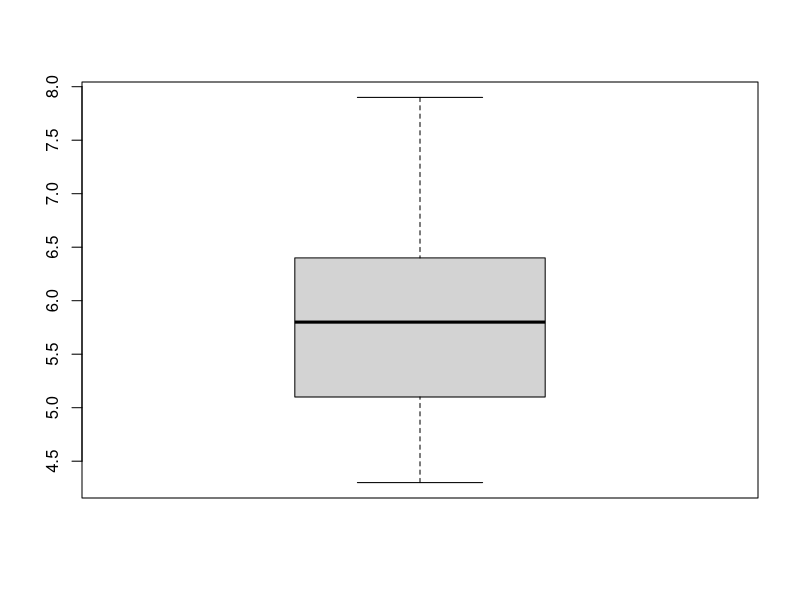
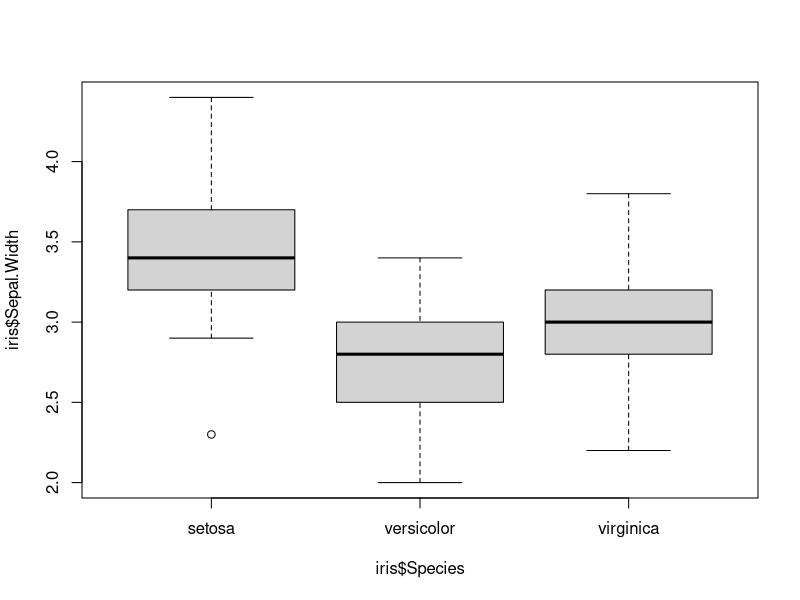
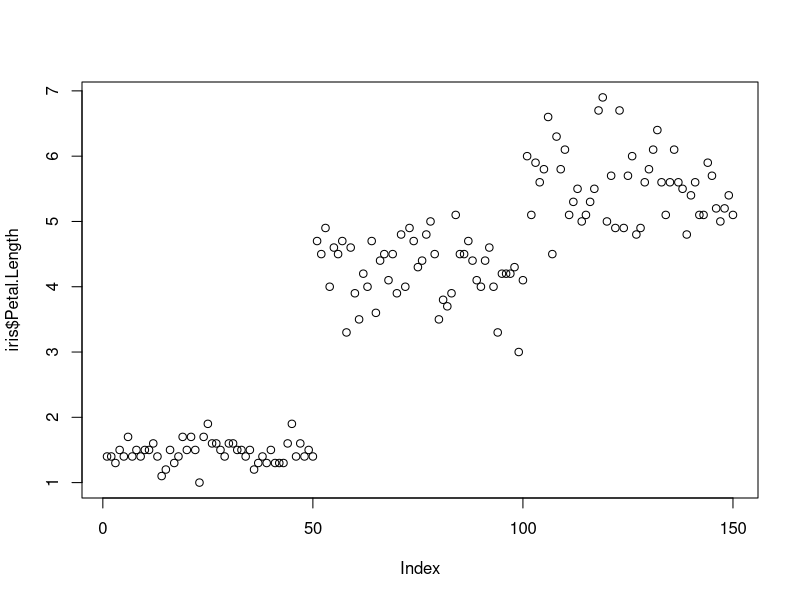
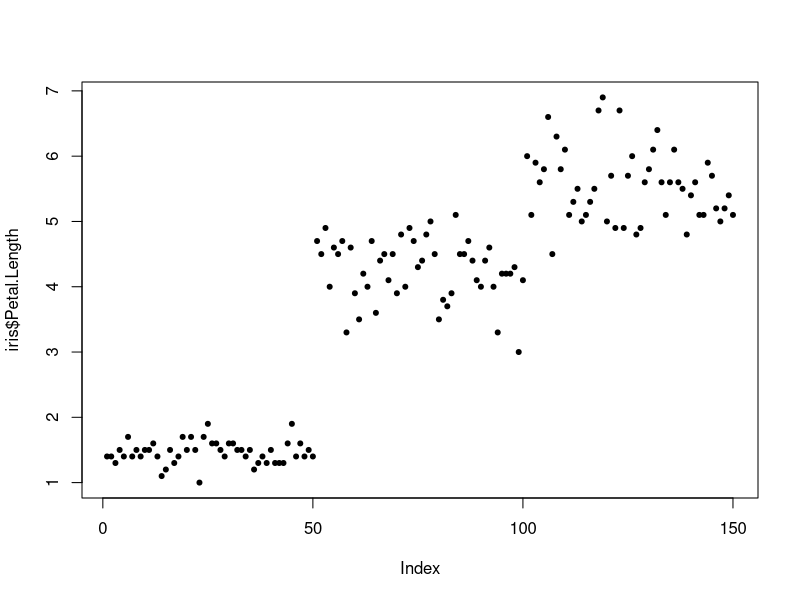
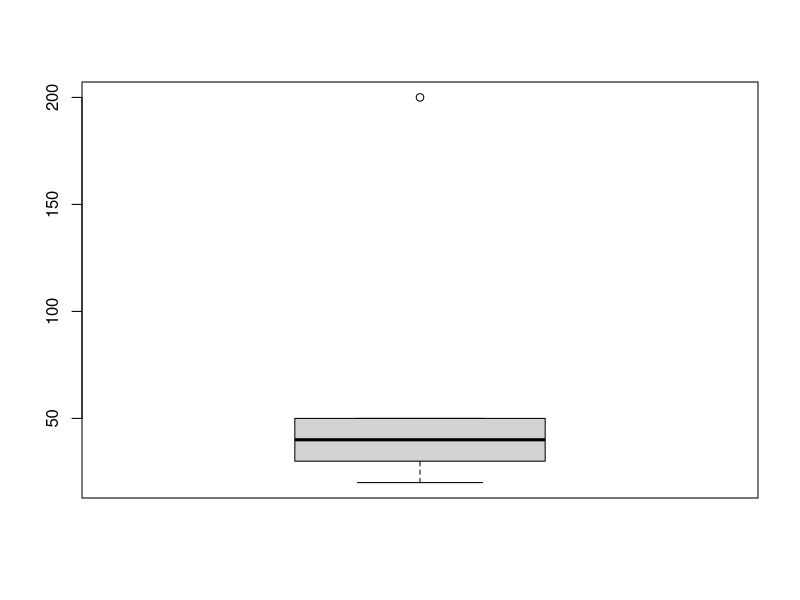
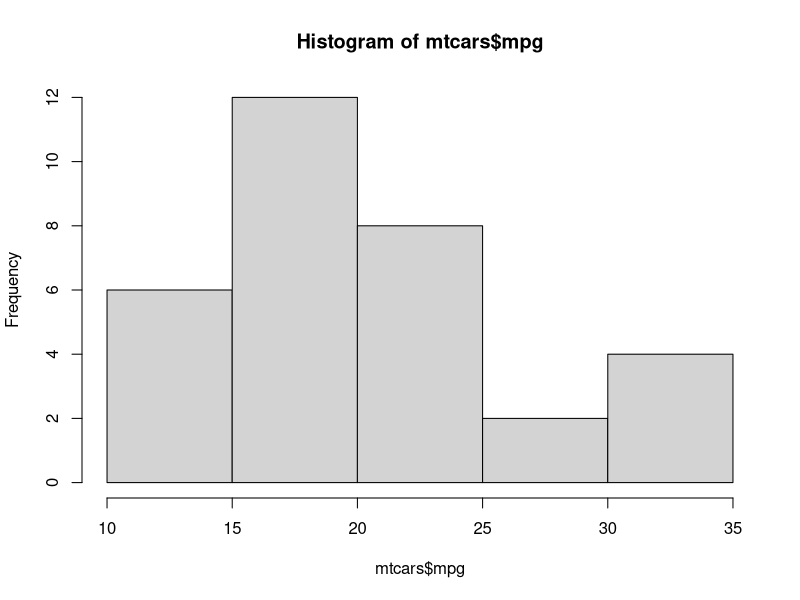
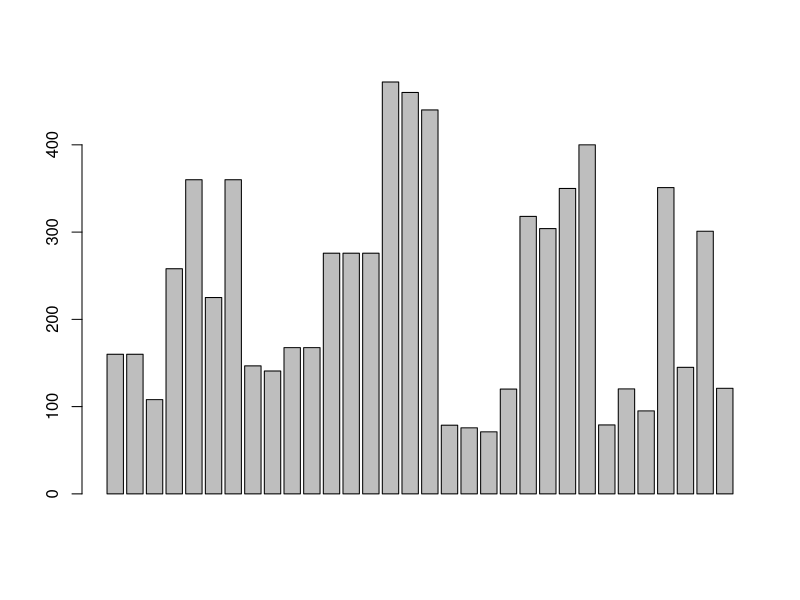
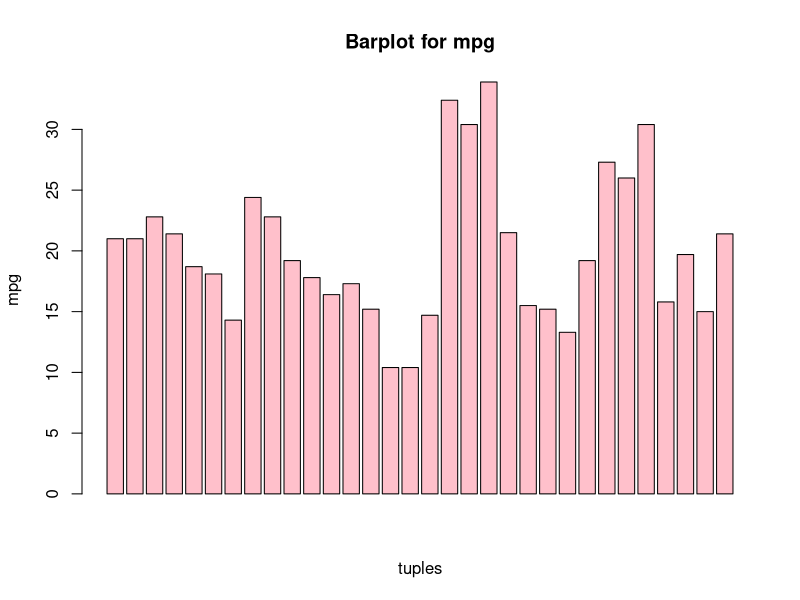

Reproduce these figures in R, in order.
data(iris)
boxplot(iris$Sepal.Length)
boxplot(iris$Sepal.Width~iris$Species)
plot(iris$Petal.Length)
plot(iris$Petal.Length,pch=20)
salary<-c(20,30,40,50,200)
mean(salary)
median(salary)
boxplot(salary)
data(mtcars)
hist(mtcars$mpg)
barplot(mtcars$disp)
barplot(mtcars$mpg,main="Barplot for mpg", xlab = "tuples",ylab="mpg",col="pink")
mydata<-factor(iris$Species)
mytable<-table(mydata)
pie(mytable,main="Pie Chart",col=c("pink","white","purple"))